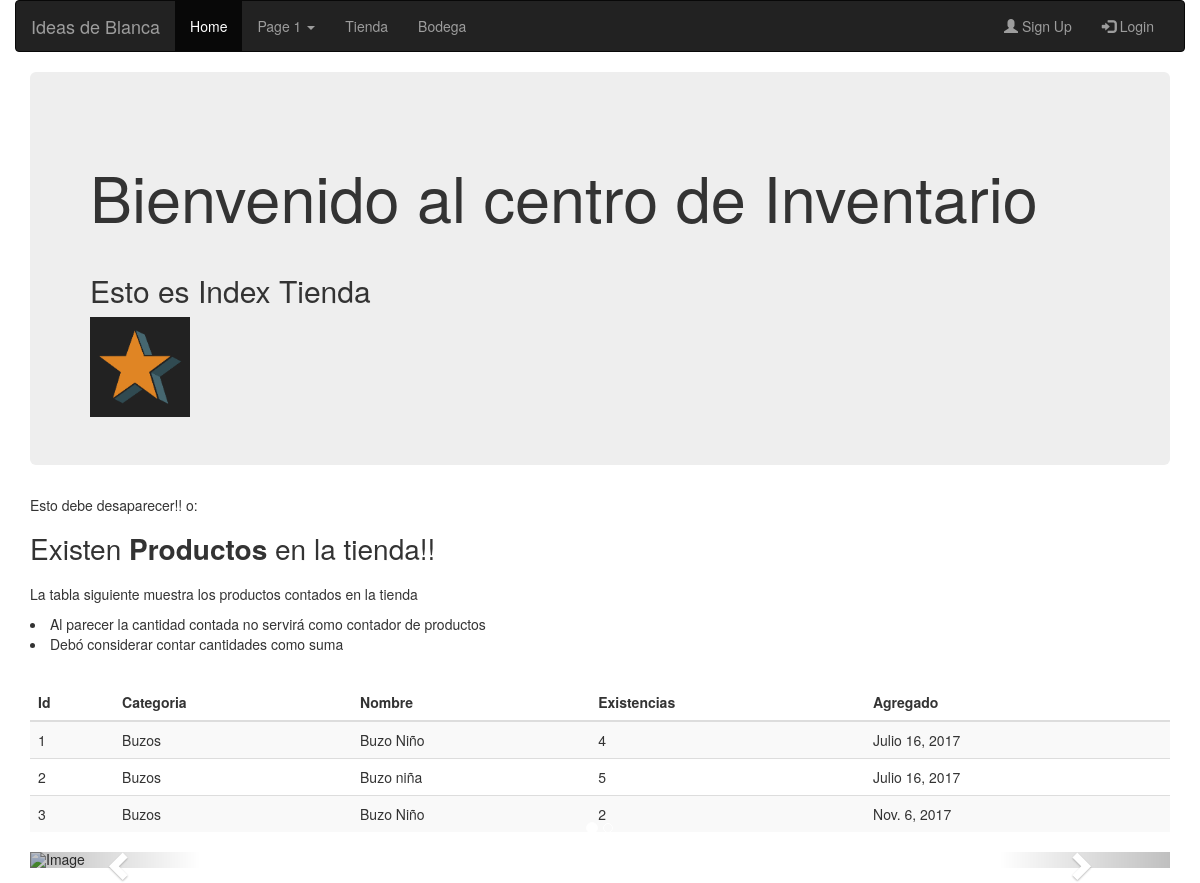
The app's page /tienda/ with its own data.
### tienda/models.py (models this page shows, shortened)
class StockTienda(models.Model):
	fecha_hora_creacion	= models.DateTimeField(auto_now_add = True)
	producto 			= models.ForeignKey(bodega.models.Producto, null = True)
	cantidad_contada 	= models.PositiveIntegerField(default=0)

### bodega/models.py (models this page shows, shortened)
class Producto(models.Model):
	TALLA_TAMANO 	=(
					('S', 'Small'),
					('M', 'Medium'),
					('L', 'Large')
					)
	familia 		= models.ForeignKey(Familia)
	nombre 			= models.CharField(max_length=200, unique=True)
	descripcion 	= models.CharField(max_length=300, null = True, blank= True)
	precio 			= models.FloatField(default=0)
	talla 			= models.CharField(max_length=1, choices=TALLA_TAMANO)
	creado			= models.DateTimeField(auto_now_add = True)
	modificado		= models.DateTimeField(auto_now = True)

class Familia(models.Model):
	nombre		= models.CharField(max_length=30, unique = True)
	descripcion 		= models.TextField(null = True, blank= True)
	creado				= models.DateTimeField(auto_now_add = True)
	modificado			= models.DateTimeField(auto_now = True)

### tienda/views.py (the view)
class IndexView(generic.ListView):
	template_name = 'tienda/index.html'
	context_object_name = 'stock_productos'
	def get_queryset(self):
		return StockTienda.objects.all()

### tienda/templates/tienda/index.html (shortened to what this page needs)
{% extends "base.html" %}
{% load staticfiles %}
{% block content %}
<div class="container">
	<div class="jumbotron">
		<h1>Bienvenido al centro de Inventario </h1>
		<h2>Esto es Index Tienda </h2>
		<img src="{% static '/tile.png' %}" alt="estrellita" width="100p" />
	</div>
	<p> Esto debe desaparecer!! o:</p>
	{% if stock_productos %}
	<h1> Existen <strong>Productos</strong> en la tienda!! </h1>
	<p> La tabla siguiente muestra los productos contados en la tienda
		<li> Al parecer la cantidad contada no servirá como contador de productos
		</li>
		<li> Debó considerar contar cantidades como suma
		</li>
	</p>
	<br>
	<table class="table table-striped">
		<thead>
			<tr>
				<th>Id</th>
				<th>Categoria</th>
				<th>Nombre</th>
				<th>Existencias</th>
				<th>Agregado</th>
			</tr>
		</thead>
		<tbody>
			{% for linea in stock_productos%}
			<tr>
				<td>{{linea.id}}</td>
				<td>{{linea.producto.familia.nombre}}</td>
				<td>{{linea.producto.nombre}}</td>
				<td>{{linea.cantidad_contada}}</td>
				<td>{{linea.fecha_hora_creacion.date}}</td>
			</tr>
			{% endfor %}
		</tbody>
	</table>
	{% else %}
	<h2>No existen productos o algo salió mal :(</h2>
	{% endif %}
	<div id="myCarousel" class="carousel slide" data-ride="carousel">
		<ol class="carousel-indicators">
			<li data-target="#myCarousel" data-slide-to="0" class="active"></li>
			<li data-target="#myCarousel" data-slide-to="1"></li>
		</ol>
		<div class="carousel-inner" role="listbox">
			<div class="item active">
				<img src="https://s-media-cache-ak0.pinimg.com/564x/ab/2e/f1/ab2ef1aba70037763aa9fc29264bf3d9.jpg" alt="Image">
			</div>
		</div>
		<a class="left carousel-control" href="#myCarousel" role="button" data-slide="prev">
		 <span class="glyphicon glyphicon-chevron-left" aria-hidden="true"></span>
	 </a>
		<a class="right carousel-control" href="#myCarousel" role="button" data-slide="next">
		 <span class="glyphicon glyphicon-chevron-right" aria-hidden="true"></span>
	 </a>
	</div>
</div>
{% endblock content %}

### edTech/static/css/main.css (style rules this page uses)
html { color: #222; font-size: 1em; line-height: 1.4; }
audio, canvas, iframe, img, svg, video { vertical-align: middle; }

### records on screen
StockTienda: id "1", producto.familia.nombre "Buzos", producto.nombre "Buzo Niño", cantidad_contada "4", fecha_hora_creacion "Julio 16, 2017"
StockTienda: id "2", producto.familia.nombre "Buzos", producto.nombre "Buzo niña", cantidad_contada "5", fecha_hora_creacion "Julio 16, 2017"
StockTienda: id "3", producto.familia.nombre "Buzos", producto.nombre "Buzo Niño", cantidad_contada "2", fecha_hora_creacion "Nov. 6, 2017"
